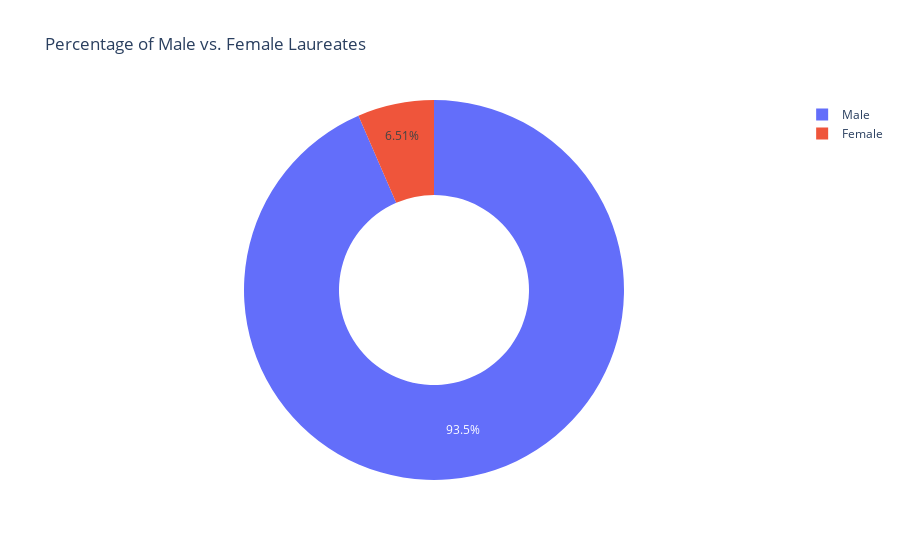

The cell this chart's notebook holds for it:
### Code cell
fig = px.pie(df_gender_stats, values='share_pct', names='sex', title='Percentage of Male vs. Female Laureates', hole=.5)
fig.show()

### Figure 1 — Plotly figure (JSON) as saved in the notebook; plotly's stock layout.template omitted (floating-point values rounded to 4 significant figures; data arrays with more than 128 entries replaced by an {"elided": "..."} marker saying what was removed)
{"data": [{"domain": {"x": [0, 1], "y": [0, 1]}, "hole": 0.5, "hovertemplate": "sex=%{label}<br>share_pct=%{value}<extra></extra>", "labels": {"elided": "934 str values"}, "legendgroup": "", "name": "", "showlegend": true, "type": "pie", "values": {"elided": "934 float values"}}], "layout": {"autosize": true, "legend": {"tracegroupgap": 0}, "title": {"text": "Percentage of Male vs. Female Laureates"}}}
